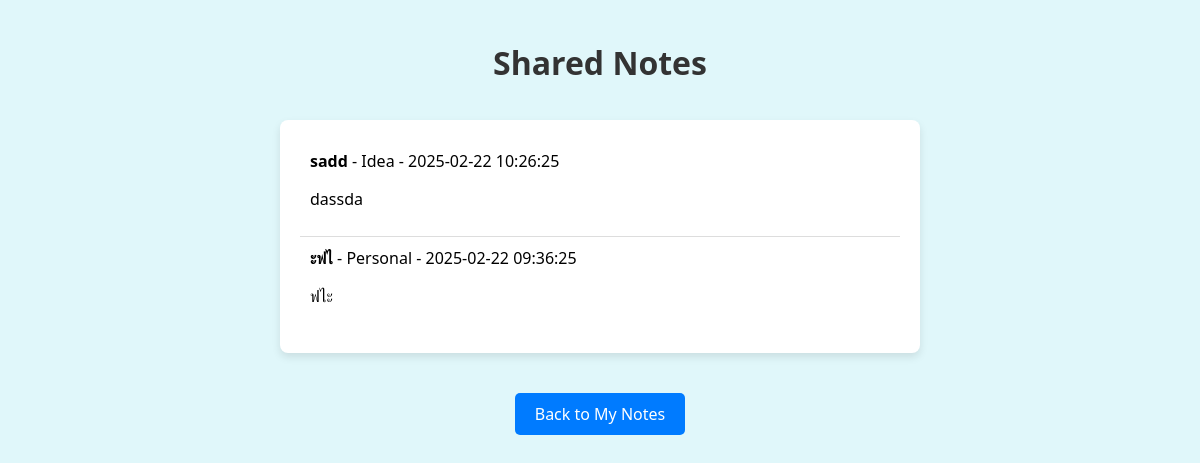
Page /shared_notes (signed in) on the committed database.
### app.py (models this page shows)
class Note(db.Model):
    id = db.Column(db.Integer, primary_key=True)
    title = db.Column(db.String(100), nullable=False)
    content = db.Column(db.Text, nullable=False)
    category = db.Column(db.String(50))
    timestamp = db.Column(db.DateTime, default=db.func.current_timestamp())
    user_id = db.Column(db.Integer, db.ForeignKey('user.id'), nullable=False)
    user = db.relationship('User', backref=db.backref('notes', lazy=True))

### app.py (the view)
@app.route('/shared_notes')
@login_required
def shared_notes():
    shared_notes = SharedNote.query.filter_by(shared_user_id=current_user.id).all()
    notes = [shared_note.note for shared_note in shared_notes]
    return render_template('shared_notes.html', notes=notes)

### app.py (called while the page is built)
@login_manager.user_loader
def load_user(user_id):
    return User.query.get(int(user_id))

### templates/shared_notes.html (shortened to what this page needs)
<!DOCTYPE html>
<html lang="en">
<head>
</head>
<body>
    <h1>Shared Notes</h1>
    {% if notes %}
        <ul>
            {% for note in notes %}
                <li>
                    <strong>{{ note.title }}</strong> - {{ note.category }} - {{ note.timestamp }}
                    <p>{{ note.content }}</p>
                </li>
            {% endfor %}
        </ul>
    {% else %}
        <p>No notes have been shared with you yet.</p>
    {% endif %}
    <a href="{{ url_for('my_notes') }}" class="back-link">Back to My Notes</a>
</body>
</html>

### templates/shared_notes.html (style rules this page uses)
body { font-family: 'Segoe UI', Tahoma, Geneva, Verdana, sans-serif; background-color: #e0f7fa; margin: 0; padding: 20px; display: flex; justify-content: center; align-items: center; flex-direction: column; }
h1 { color: #333; margin-bottom: 20px; }
ul { list-style-type: none; padding: 0; width: 100%; max-width: 600px; background-color: #fff; padding: 20px; border-radius: 8px; box-shadow: 0 4px 8px rgba(0, 0, 0, 0.1); margin-bottom: 20px; }
li { padding: 10px; border-bottom: 1px solid #ddd; }
li:last-child { border-bottom: none; }
.back-link { text-decoration: none; color: white; background-color: #007bff; padding: 10px 20px; border-radius: 5px; transition: background-color 0.3s; display: inline-block; margin-top: 20px; }

### rows in the picture
Note: title "sadd", category "Idea", timestamp "2025-02-22 10:26:25", content "dassda"
Note: title "ะฟไ", category "Personal", timestamp "2025-02-22 09:36:25", content "ฟไะ"
